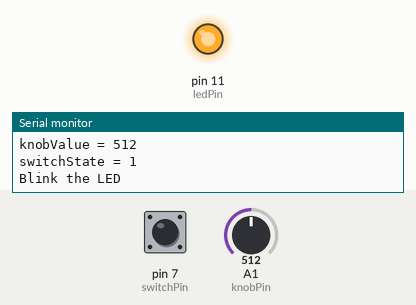
Recording of a sketch running on a simulated Arduino Uno, built with avr-gcc and run on an emulated ATmega328P. On the bench: output pins drawn as LEDs (lit = HIGH), the last lines printed to the serial monitor. Dashed ring = blinking. The test bench sets the inputs (shaded band); at power-on: pin 7 (switchPin) HIGH, A1 (knobPin) = 512.

Above: at 4.1 s.
4.2 s: pin 7 (switchPin) pulled LOW for 3 s
At 6.1 s:
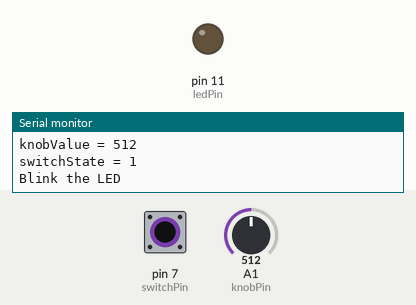
15.4 s: A1 (knobPin) set to 0
23.6 s: A1 (knobPin) set to 122
At 23.86 s:
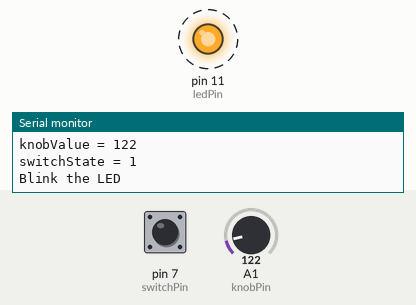
Timing chart, 0 to 33.8 s (numbered marks = the images above; inputs shaded):
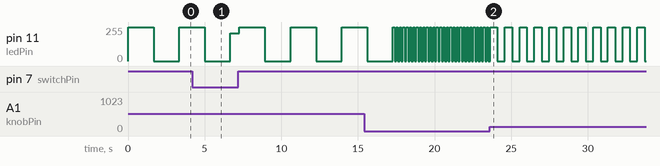

Measured:
- after the input at 23.6 s, pin 11 (ledPin): alternates 255/255 for 0.48 s and 0/255 for 0.48 s, starting after 0.51 s

The sketch:

sketch_sep10a.ino
```cpp
int ledPin = 11;

int knobPin = A1;
int knobValue = -1;
int knobValueMapped = -1;
int knobValueMappedBlinking = -1;

int switchPin = 7;
int switchState = -1;

void setup() {
  // put your setup code here, to run once:
  pinMode(ledPin, OUTPUT);
  pinMode(switchPin, INPUT);
  // Enable serial communications
  Serial.begin(9600);
}

void loop() {
  knobValue = analogRead(knobPin);
  Serial.print("knobValue = ");
  Serial.println(knobValue);

  switchState = digitalRead(switchPin);
  Serial.print("switchState = ");
  Serial.println(switchState);

  if (switchState == 0) {
    Serial.println("Fade the LED");
    // fade the LED
    knobValue = constrain(knobValue, 30, 620);
    knobValueMapped = map(knobValue, 30, 620, 0, 255);
    analogWrite(ledPin, knobValueMapped);
  } else {
    Serial.println("Blink the LED");
    // blink the LED
    knobValueMappedBlinking = map(knobValue, 30, 620, 200, 2000);
    digitalWrite(ledPin, HIGH);
    delay(knobValueMappedBlinking);
    digitalWrite(ledPin, LOW);
    delay(knobValueMappedBlinking);
  }

}
```
